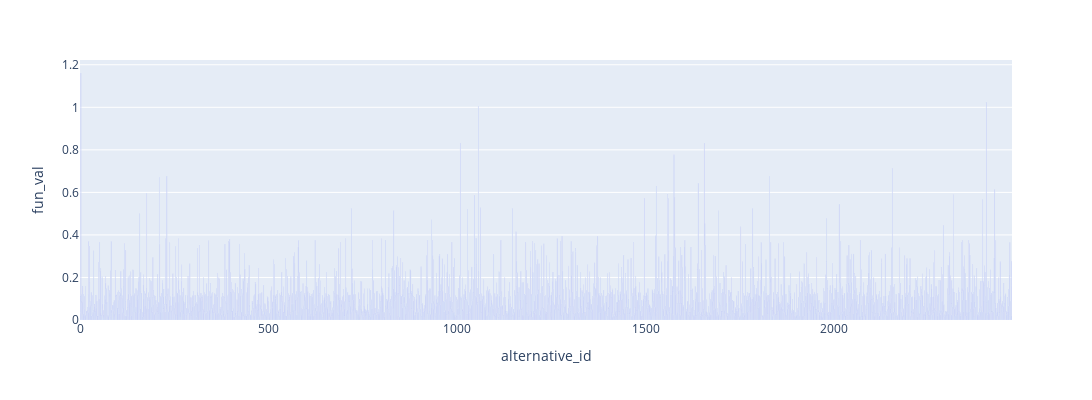

Notebook code cell kept with this figure:
### Code cell
fig = px.bar(data, x='alternative_id', y='fun_val',
             hover_data=['optimal_grade'],
              height=400, width=1500)
fig.update_layout( xaxis={'categoryorder':'array', 'categoryarray': ord_list })
fig.show()

### Figure 1 — Plotly figure (JSON) as saved in the notebook; plotly's stock layout.template omitted (floating-point values rounded to 4 significant figures; data arrays with more than 128 entries replaced by an {"elided": "..."} marker saying what was removed)
{"data": [{"alignmentgroup": "True", "customdata": {"elided": "2472x1 float values"}, "hovertemplate": "alternative_id=%{x}<br>fun_val=%{y}<br>optimal_grade=%{customdata[0]}<extra></extra>", "legendgroup": "", "marker": {"color": "#636efa"}, "name": "", "offsetgroup": "", "orientation": "v", "showlegend": false, "textposition": "auto", "type": "bar", "x": {"elided": "2472 int values"}, "xaxis": "x", "y": {"elided": "2472 float values"}, "yaxis": "y"}], "layout": {"barmode": "relative", "height": 400, "legend": {"tracegroupgap": 0}, "margin": {"t": 60}, "width": 1500, "xaxis": {"anchor": "y", "categoryarray": {"elided": "2472 int values"}, "categoryorder": "array", "domain": [0, 1], "title": {"text": "alternative_id"}}, "yaxis": {"anchor": "x", "domain": [0, 1], "title": {"text": "fun_val"}}}}
